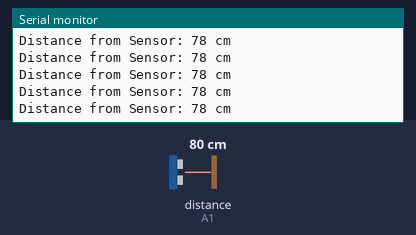
The sketch below on a simulated Arduino Uno, built with avr-gcc and run on an emulated ATmega328P. On the bench: the last lines printed to the serial monitor. Wiring (inferred from the names in the program): ultrasonic range finder: trigger A0; echo A1. Inputs (shaded band) come from the test bench; at power-on: distance to the obstacle (sensor on A1) 80 cm. The echo pulse lasts 58.3 µs per cm.

Above: at 1.2 s.
1.3 s: distance to the obstacle (sensor on A1) set to 60 cm
At 1.38 s:
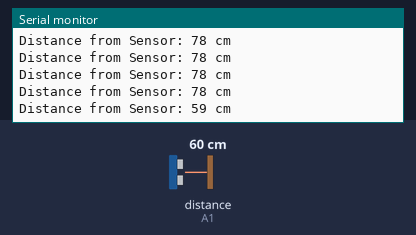
4.3 s: distance to the obstacle (sensor on A1) set to 35 cm
At 4.3 s:
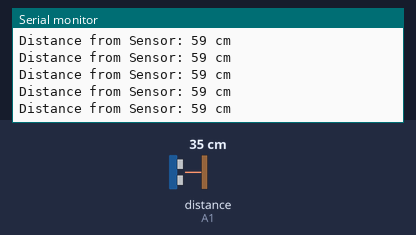
7.3 s: distance to the obstacle (sensor on A1) set to 250 cm
At 7.39 s:
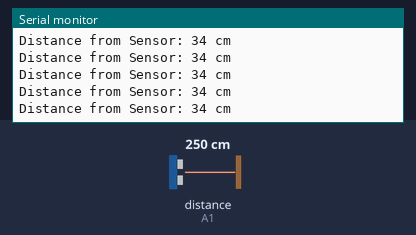
Timing chart, 0 to 10.3 s (numbered marks = the images above; inputs shaded):
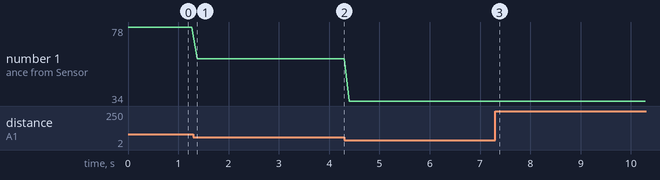

Measured:
- after the input at 1.3 s, the serial monitor: prints a new line after 0.08 s (image 1)
- plotted number 1: 78 → 59 after the input at 1.3 s, 59 → 34 after the input at 4.3 s

The sketch:

Ultra_sonic_arduino.ino
```cpp
#include <Servo.h>

long duration3, Dis_Z, distance_3;
long prev_distance_3 = 0; // Store previous distance


void UltraSonic_Read();

#define triggerPin3       A0  // Analog pin 0
#define echoPin3          A1  // Analog pin 1

void setup() {
  Serial.begin(9600);    // Initialize the serial communication
  pinMode(triggerPin3, OUTPUT);
  pinMode(echoPin3, INPUT);
}

void loop() {
  UltraSonic_Read();
}

void UltraSonic_Read() {
  digitalWrite(triggerPin3, LOW);
  delayMicroseconds(2);
  digitalWrite(triggerPin3, HIGH);
  delayMicroseconds(10);
  digitalWrite(triggerPin3, LOW);
  duration3 = pulseIn(echoPin3, HIGH);
  if (duration3 != 0) {
    distance_3 = (duration3 * 0.034 / 2);
    if (distance_3 >= 17 && distance_3 <= 80) {
      Dis_Z = distance_3;
    } else {
      // If new distance is out of range, use previous distance
      Dis_Z = prev_distance_3;
    }
    prev_distance_3 = Dis_Z; // Update previous distance
    Serial.print("Distance from Sensor: ");
    Serial.print(Dis_Z);
    Serial.println(" cm");
  } else {
    Serial.println("No echo received!");
  }
  delay(100);
}
```
